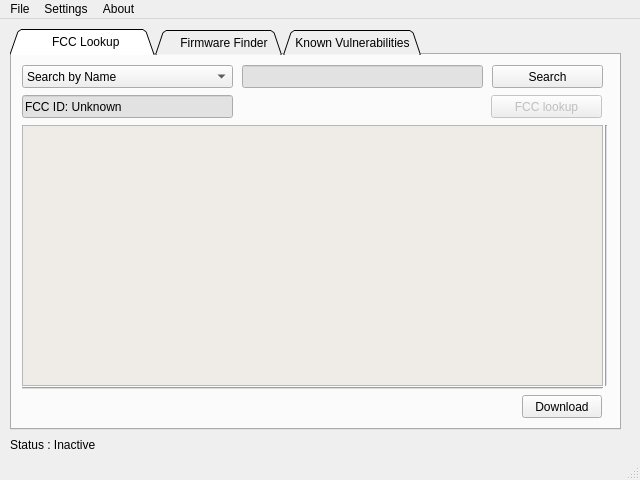
<?xml version="1.0" encoding="UTF-8"?>
<ui version="4.0">
 <class>MainWindow</class>
 <widget class="QMainWindow" name="MainWindow">
  <property name="geometry">
   <rect>
    <x>0</x>
    <y>0</y>
    <width>640</width>
    <height>480</height>
   </rect>
  </property>
  <property name="minimumSize">
   <size>
    <width>640</width>
    <height>480</height>
   </size>
  </property>
  <property name="maximumSize">
   <size>
    <width>640</width>
    <height>480</height>
   </size>
  </property>
  <property name="windowTitle">
   <string>Attify Recon Tool</string>
  </property>
  <property name="windowIcon">
   <iconset>
    <normaloff>logo.png</normaloff>logo.png</iconset>
  </property>
  <widget class="QWidget" name="centralwidget">
   <widget class="QTabWidget" name="tabWidget">
    <property name="geometry">
     <rect>
      <x>10</x>
      <y>10</y>
      <width>611</width>
      <height>401</height>
     </rect>
    </property>
    <property name="tabShape">
     <enum>QTabWidget::Triangular</enum>
    </property>
    <property name="currentIndex">
     <number>0</number>
    </property>
    <widget class="QWidget" name="tab">
     <property name="palette">
      <palette>
       <active>
        <colorrole role="Light">
         <brush brushstyle="SolidPattern">
          <color alpha="255">
           <red>220</red>
           <green>220</green>
           <blue>220</blue>
          </color>
         </brush>
        </colorrole>
        <colorrole role="Base">
         <brush brushstyle="SolidPattern">
          <color alpha="255">
           <red>226</red>
           <green>226</green>
           <blue>226</blue>
          </color>
         </brush>
        </colorrole>
       </active>
       <inactive>
        <colorrole role="Light">
         <brush brushstyle="SolidPattern">
          <color alpha="255">
           <red>220</red>
           <green>220</green>
           <blue>220</blue>
          </color>
         </brush>
        </colorrole>
        <colorrole role="Base">
         <brush brushstyle="SolidPattern">
          <color alpha="255">
           <red>226</red>
           <green>226</green>
           <blue>226</blue>
          </color>
         </brush>
        </colorrole>
       </inactive>
       <disabled>
        <colorrole role="Light">
         <brush brushstyle="SolidPattern">
          <color alpha="255">
           <red>220</red>
           <green>220</green>
           <blue>220</blue>
          </color>
         </brush>
        </colorrole>
        <colorrole role="Base">
         <brush brushstyle="SolidPattern">
          <color alpha="255">
           <red>239</red>
           <green>235</green>
           <blue>231</blue>
          </color>
         </brush>
        </colorrole>
       </disabled>
      </palette>
     </property>
     <attribute name="title">
      <string>         FCC Lookup       </string>
     </attribute>
     <widget class="QComboBox" name="comboBox">
      <property name="geometry">
       <rect>
        <x>10</x>
        <y>10</y>
        <width>211</width>
        <height>23</height>
       </rect>
      </property>
      <item>
       <property name="text">
        <string>Search by Name</string>
       </property>
      </item>
      <item>
       <property name="text">
        <string>Search by FCC ID</string>
       </property>
      </item>
     </widget>
     <widget class="QLineEdit" name="lineEdit">
      <property name="geometry">
       <rect>
        <x>230</x>
        <y>10</y>
        <width>241</width>
        <height>23</height>
       </rect>
      </property>
     </widget>
     <widget class="QPushButton" name="pushButton">
      <property name="geometry">
       <rect>
        <x>480</x>
        <y>10</y>
        <width>111</width>
        <height>23</height>
       </rect>
      </property>
      <property name="text">
       <string>Search</string>
      </property>
     </widget>
     <widget class="QListWidget" name="listWidget">
      <property name="enabled">
       <bool>false</bool>
      </property>
      <property name="geometry">
       <rect>
        <x>10</x>
        <y>70</y>
        <width>581</width>
        <height>261</height>
       </rect>
      </property>
      <property name="frameShape">
       <enum>QFrame::StyledPanel</enum>
      </property>
      <property name="frameShadow">
       <enum>QFrame::Sunken</enum>
      </property>
      <property name="lineWidth">
       <number>2</number>
      </property>
      <property name="midLineWidth">
       <number>2</number>
      </property>
     </widget>
     <widget class="QPushButton" name="pushButton_3">
      <property name="geometry">
       <rect>
        <x>510</x>
        <y>340</y>
        <width>80</width>
        <height>23</height>
       </rect>
      </property>
      <property name="text">
       <string>Download</string>
      </property>
     </widget>
     <widget class="QLineEdit" name="lineEdit_2">
      <property name="geometry">
       <rect>
        <x>10</x>
        <y>40</y>
        <width>211</width>
        <height>23</height>
       </rect>
      </property>
      <property name="text">
       <string>FCC ID: Unknown</string>
      </property>
      <property name="readOnly">
       <bool>true</bool>
      </property>
     </widget>
     <widget class="QPushButton" name="pushButton_2">
      <property name="enabled">
       <bool>false</bool>
      </property>
      <property name="geometry">
       <rect>
        <x>479</x>
        <y>40</y>
        <width>111</width>
        <height>23</height>
       </rect>
      </property>
      <property name="text">
       <string>FCC lookup</string>
      </property>
     </widget>
     <widget class="Line" name="line">
      <property name="geometry">
       <rect>
        <x>10</x>
        <y>325</y>
        <width>581</width>
        <height>16</height>
       </rect>
      </property>
      <property name="orientation">
       <enum>Qt::Horizontal</enum>
      </property>
     </widget>
     <widget class="Line" name="line_2">
      <property name="geometry">
       <rect>
        <x>586</x>
        <y>70</y>
        <width>16</width>
        <height>261</height>
       </rect>
      </property>
      <property name="orientation">
       <enum>Qt::Vertical</enum>
      </property>
     </widget>
    </widget>
    <widget class="QWidget" name="tab_2">
     <attribute name="title">
      <string>    Firmware Finder </string>
     </attribute>
     <widget class="QTextEdit" name="textEdit">
      <property name="geometry">
       <rect>
        <x>170</x>
        <y>130</y>
        <width>261</width>
        <height>91</height>
       </rect>
      </property>
      <property name="html">
       <string>&lt;!DOCTYPE HTML PUBLIC &quot;-//W3C//DTD HTML 4.0//EN&quot; &quot;http://www.w3.org/TR/REC-html40/strict.dtd&quot;&gt;
&lt;html&gt;&lt;head&gt;&lt;meta name=&quot;qrichtext&quot; content=&quot;1&quot; /&gt;&lt;style type=&quot;text/css&quot;&gt;
p, li { white-space: pre-wrap; }
&lt;/style&gt;&lt;/head&gt;&lt;body style=&quot; font-family:'Sans Serif'; font-size:9pt; font-weight:400; font-style:normal;&quot;&gt;
&lt;p style=&quot; margin-top:0px; margin-bottom:0px; margin-left:0px; margin-right:0px; -qt-block-indent:0; text-indent:0px;&quot;&gt;Under Construction : I'm still thinking about ways to implement this without creating a database of the firmwares, because that would be a lot of work and would require maintanience&lt;/p&gt;&lt;/body&gt;&lt;/html&gt;</string>
      </property>
     </widget>
    </widget>
    <widget class="QWidget" name="tab_3">
     <attribute name="title">
      <string>Known Vulnerabilities</string>
     </attribute>
     <widget class="QTextEdit" name="textEdit_2">
      <property name="geometry">
       <rect>
        <x>190</x>
        <y>130</y>
        <width>231</width>
        <height>91</height>
       </rect>
      </property>
      <property name="html">
       <string>&lt;!DOCTYPE HTML PUBLIC &quot;-//W3C//DTD HTML 4.0//EN&quot; &quot;http://www.w3.org/TR/REC-html40/strict.dtd&quot;&gt;
&lt;html&gt;&lt;head&gt;&lt;meta name=&quot;qrichtext&quot; content=&quot;1&quot; /&gt;&lt;style type=&quot;text/css&quot;&gt;
p, li { white-space: pre-wrap; }
&lt;/style&gt;&lt;/head&gt;&lt;body style=&quot; font-family:'Sans Serif'; font-size:9pt; font-weight:400; font-style:normal;&quot;&gt;
&lt;p style=&quot; margin-top:0px; margin-bottom:0px; margin-left:0px; margin-right:0px; -qt-block-indent:0; text-indent:0px;&quot;&gt;Under Construction : I'm probally gonna write another bot function which looks for the device that the user specifies in a vulnerability databse. &lt;/p&gt;&lt;/body&gt;&lt;/html&gt;</string>
      </property>
     </widget>
    </widget>
   </widget>
   <widget class="QLabel" name="label_2">
    <property name="geometry">
     <rect>
      <x>10</x>
      <y>415</y>
      <width>331</width>
      <height>21</height>
     </rect>
    </property>
    <property name="text">
     <string>Status : Inactive</string>
    </property>
   </widget>
  </widget>
  <widget class="QMenuBar" name="menubar">
   <property name="geometry">
    <rect>
     <x>0</x>
     <y>0</y>
     <width>640</width>
     <height>20</height>
    </rect>
   </property>
   <widget class="QMenu" name="menuFile">
    <property name="title">
     <string>File</string>
    </property>
    <addaction name="actionExit"/>
   </widget>
   <widget class="QMenu" name="menuSettings">
    <property name="title">
     <string>Settings</string>
    </property>
   </widget>
   <widget class="QMenu" name="menuAbout">
    <property name="title">
     <string>About</string>
    </property>
   </widget>
   <addaction name="menuFile"/>
   <addaction name="menuSettings"/>
   <addaction name="menuAbout"/>
  </widget>
  <widget class="QStatusBar" name="statusbar"/>
  <action name="actionExit">
   <property name="text">
    <string>Exit</string>
   </property>
  </action>
 </widget>
 <resources/>
 <connections/>
</ui>
